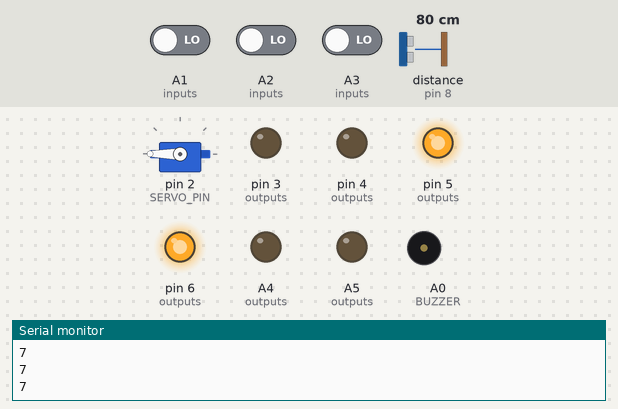
Simulated run of this sketch. Board: Arduino Uno, built with avr-gcc and run on an emulated ATmega328P. Parts: servo, output pins drawn as LEDs (lit = HIGH), buzzer (waves = sounding, pin HIGH), the last lines printed to the serial monitor. Wiring (inferred from the names in the program): ultrasonic range finder: trigger pin 7; echo pin 8. Inputs (shaded band) come from the test bench; at power-on: distance to the obstacle (sensor on pin 8) 80 cm, A1 (inputs) LOW, A2 (inputs) LOW, A3 (inputs) LOW. The echo pulse lasts 58.3 µs per cm; pins used as bus, display or sensor lines are not drawn.

Above: at 1.2 s.
1.3 s: distance to the obstacle (sensor on pin 8) set to 23 cm
2.8 s: distance to the obstacle (sensor on pin 8) set to 19 cm
At 3.5 s:
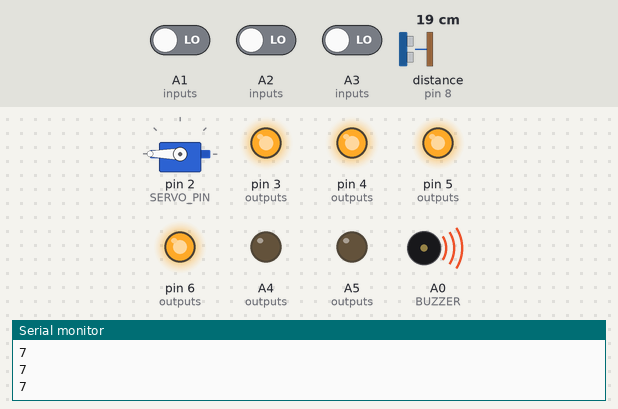
4.5 s: A1 (inputs) driven HIGH
At 5.8 s:
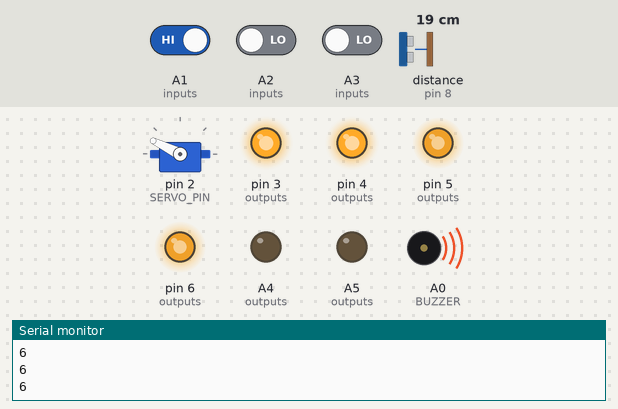
6.1 s: A2 (inputs) driven HIGH
At 6.9 s:
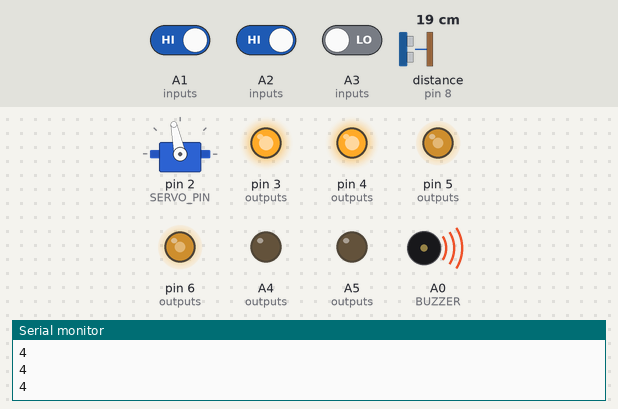
7.7 s: A3 (inputs) driven HIGH
At 9.0 s:
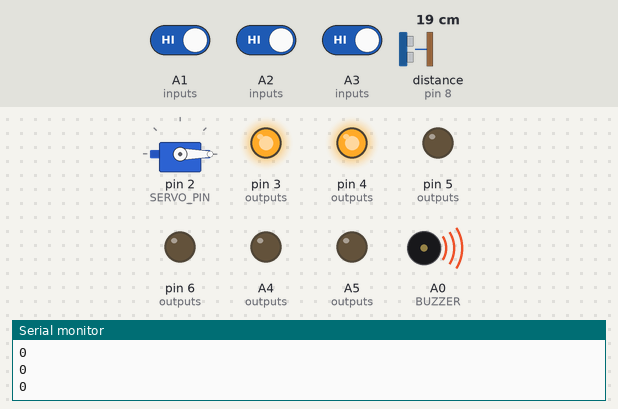
9.3 s: A1 (inputs) driven LOW
At 10.2 s:
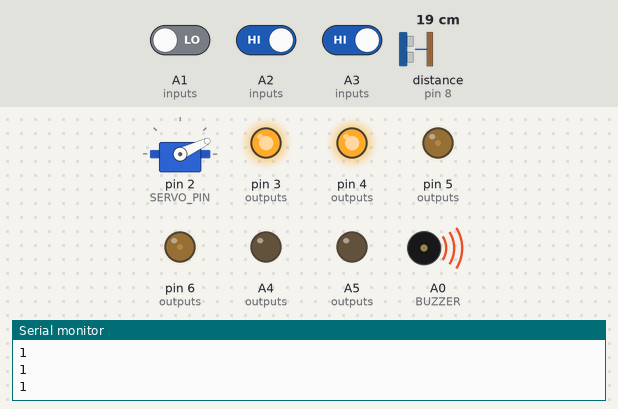
Timing chart, 0 to 11.9 s (numbered marks = the images above; inputs shaded):
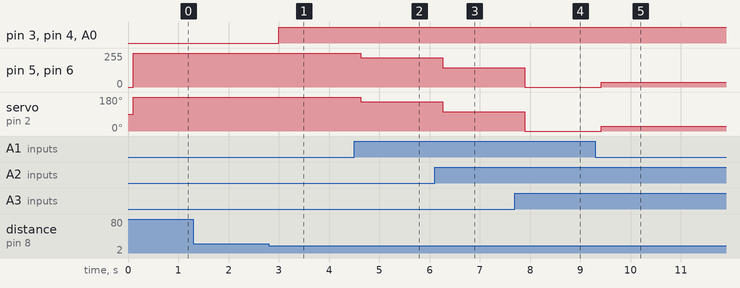

The sketch:

demo_robot.ino
```cpp
/*
 *  Example code
 *
 *  Robot platform test.
 */
#include <inttypes.h>
#include <Servo.h>

#define SERVO_PIN 2

#define RIGHT_DIR 3
#define LEFT_DIR 4
#define RIGHT_MOTOR 5
#define LEFT_MOTOR 6

#define US_TRIG 7
#define US_ECHO 8

#define BUZZER A0

#define LINE_L A1
#define LINE_M A2
#define LINE_R A3

#define LED_SDA A4
#define LED_SCL A5

Servo servo;


void setup()
{
  uint8_t outputs[8] = {RIGHT_DIR, LEFT_DIR, RIGHT_MOTOR, LEFT_MOTOR, US_TRIG,
    BUZZER, LED_SDA, LED_SCL};
  uint8_t inputs[4] = {US_ECHO, LINE_L, LINE_M, LINE_R};
  for (uint8_t i=0; i<8; i++) {
    pinMode(outputs[i], 1);
  }
  for (uint8_t i=0; i<4; i++) {
    pinMode(inputs[i], 0);
  }
  Serial.begin(115200);
  servo.attach(SERVO_PIN);
}


void loop()
{
  static uint16_t distance;
  static uint8_t object_detected, line_data, angle, speed;
  distance = get_sensor_distance(US_TRIG, US_ECHO);
  object_detected = (distance <= 20) ? 1 : 0;
  line_data = get_line_sensor_data(LINE_L, LINE_M, LINE_R);
  Serial.println(line_data);
  delay(100);
  digitalWrite(BUZZER, object_detected);
  angle = 180 / 7.0 * line_data;
  servo.write(angle);
  speed = 255 / 7.0 * line_data;
  run_motors(RIGHT_DIR, object_detected, RIGHT_MOTOR, speed);
  run_motors(LEFT_DIR, object_detected, LEFT_MOTOR, speed);
}

/*
 *  Return ultrasonic sensor distance.
 *
 *  @param trig_pin - ultrasonic sensor's trig pin
 *  @param echo_pin - ultrasonic sensor's echo pin
 */
uint16_t get_sensor_distance(uint8_t trig_pin, uint8_t echo_pin)
{
  uint16_t distance = 0;
  digitalWrite(trig_pin, 1);
  delayMicroseconds(10);
  digitalWrite(trig_pin, 0);
  distance = pulseIn(echo_pin, 1) / 58.8;
  return distance;
}

/*
 *  Return line sensor data.
 *
 *  Returns line sensors' readings as one uint8_t (three bits of data from
 *  the LSB).
 *
 *  @param line_l - left line sensor pin
 *  @param line_m - middle line sensor pin
 *  @param line_r - right line sensor pin
 */
uint8_t get_line_sensor_data(uint8_t line_l, uint8_t line_m, uint8_t line_r)
{
  uint8_t sensor_data = 0, ld, md, rd;
  ld = digitalRead(line_l);
  md = digitalRead(line_m);
  rd = digitalRead(line_r);
  sensor_data = ((rd^1) << 2) + ((md^1) << 1) + (ld^1);
  return sensor_data;
}

/*
 *  Run one side's motors.
 *
 *  @param dir_pin - motor direction pin
 *  @param dir - desired motor direction (0 | 1)
 *  @param motor_pin - motor PWM pin
 *  @param speed - motor speed (0-255)
 */
void run_motors(uint8_t dir_pin, uint8_t dir, uint8_t motor_pin, uint8_t speed)
{
  digitalWrite(dir_pin, dir);
  analogWrite(motor_pin, speed);
}
```

Measured:
- the behaviour switches between 22 and 21 cm on distance to the obstacle (sensor on pin 8) (found by bisection; images 0 and 1)
- after the input at 2.8 s, pin 3 (outputs), pin 4 (outputs), A0 (BUZZER): LOW → HIGH after 0.20 s
- after the input at 4.5 s, pin 5 (outputs), pin 6 (outputs): 254/255 → 218/255 after 0.13 s; servo on pin 2 (SERVO_PIN): 180° → 154° after 0.13 s
- after the input at 6.1 s, pin 5 (outputs), pin 6 (outputs): 218/255 → 145/255 after 0.16 s; servo on pin 2 (SERVO_PIN): 154° → 102° after 0.16 s
- after the input at 7.7 s, pin 5 (outputs), pin 6 (outputs): 145/255 → 0/255 after 0.19 s; servo on pin 2 (SERVO_PIN): 102° → 0° after 0.19 s
- after the input at 9.3 s, pin 5 (outputs), pin 6 (outputs): 0/255 → 36/255 after 0.12 s; servo on pin 2 (SERVO_PIN): 0° → 25° after 0.12 s
